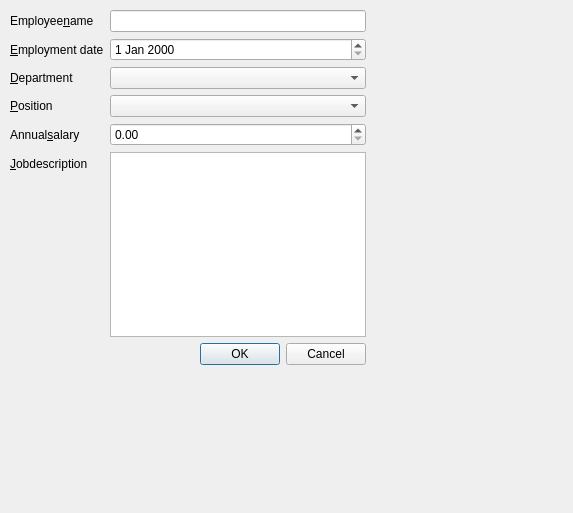
<?xml version="1.0" encoding="UTF-8"?>
<ui version="4.0">
 <class>Dialog</class>
 <widget class="QDialog" name="Dialog">
  <property name="geometry">
   <rect>
    <x>0</x>
    <y>0</y>
    <width>573</width>
    <height>513</height>
   </rect>
  </property>
  <property name="windowTitle">
   <string>Dialog</string>
  </property>
  <widget class="QWidget" name="layoutWidget">
   <property name="geometry">
    <rect>
     <x>10</x>
     <y>10</y>
     <width>356</width>
     <height>355</height>
    </rect>
   </property>
   <layout class="QVBoxLayout" name="verticalLayout">
    <item>
     <layout class="QFormLayout" name="formLayout">
      <item row="0" column="0">
       <widget class="QLabel" name="label">
        <property name="text">
         <string>Employee&amp;name</string>
        </property>
        <property name="buddy">
         <cstring>lineEdit</cstring>
        </property>
       </widget>
      </item>
      <item row="0" column="1">
       <widget class="QLineEdit" name="lineEdit"/>
      </item>
      <item row="1" column="0">
       <widget class="QLabel" name="label_2">
        <property name="text">
         <string>&amp;Employment date</string>
        </property>
        <property name="buddy">
         <cstring>dateEdit</cstring>
        </property>
       </widget>
      </item>
      <item row="1" column="1">
       <widget class="QDateEdit" name="dateEdit"/>
      </item>
      <item row="2" column="0">
       <widget class="QLabel" name="label_3">
        <property name="text">
         <string>&amp;Department</string>
        </property>
        <property name="buddy">
         <cstring>comboBox</cstring>
        </property>
       </widget>
      </item>
      <item row="2" column="1">
       <widget class="QComboBox" name="comboBox"/>
      </item>
      <item row="3" column="0">
       <widget class="QLabel" name="label_4">
        <property name="text">
         <string>&amp;Position</string>
        </property>
        <property name="buddy">
         <cstring>comboBox_2</cstring>
        </property>
       </widget>
      </item>
      <item row="3" column="1">
       <widget class="QComboBox" name="comboBox_2"/>
      </item>
      <item row="4" column="0">
       <widget class="QLabel" name="label_5">
        <property name="text">
         <string>Annual&amp;salary</string>
        </property>
        <property name="buddy">
         <cstring>doubleSpinBox</cstring>
        </property>
       </widget>
      </item>
      <item row="4" column="1">
       <widget class="QDoubleSpinBox" name="doubleSpinBox"/>
      </item>
      <item row="5" column="0">
       <widget class="QLabel" name="label_6">
        <property name="text">
         <string>&amp;Jobdescription</string>
        </property>
        <property name="buddy">
         <cstring>textEdit</cstring>
        </property>
       </widget>
      </item>
      <item row="5" column="1">
       <widget class="QTextEdit" name="textEdit"/>
      </item>
     </layout>
    </item>
    <item>
     <widget class="QDialogButtonBox" name="buttonBox">
      <property name="orientation">
       <enum>Qt::Horizontal</enum>
      </property>
      <property name="standardButtons">
       <set>QDialogButtonBox::Cancel|QDialogButtonBox::Ok</set>
      </property>
     </widget>
    </item>
   </layout>
  </widget>
 </widget>
 <tabstops>
  <tabstop>lineEdit</tabstop>
  <tabstop>dateEdit</tabstop>
  <tabstop>comboBox</tabstop>
  <tabstop>comboBox_2</tabstop>
  <tabstop>doubleSpinBox</tabstop>
  <tabstop>textEdit</tabstop>
 </tabstops>
 <resources/>
 <connections>
  <connection>
   <sender>buttonBox</sender>
   <signal>accepted()</signal>
   <receiver>Dialog</receiver>
   <slot>accept()</slot>
   <hints>
    <hint type="sourcelabel">
     <x>248</x>
     <y>254</y>
    </hint>
    <hint type="destinationlabel">
     <x>157</x>
     <y>274</y>
    </hint>
   </hints>
  </connection>
  <connection>
   <sender>buttonBox</sender>
   <signal>rejected()</signal>
   <receiver>Dialog</receiver>
   <slot>reject()</slot>
   <hints>
    <hint type="sourcelabel">
     <x>316</x>
     <y>260</y>
    </hint>
    <hint type="destinationlabel">
     <x>286</x>
     <y>274</y>
    </hint>
   </hints>
  </connection>
 </connections>
</ui>
